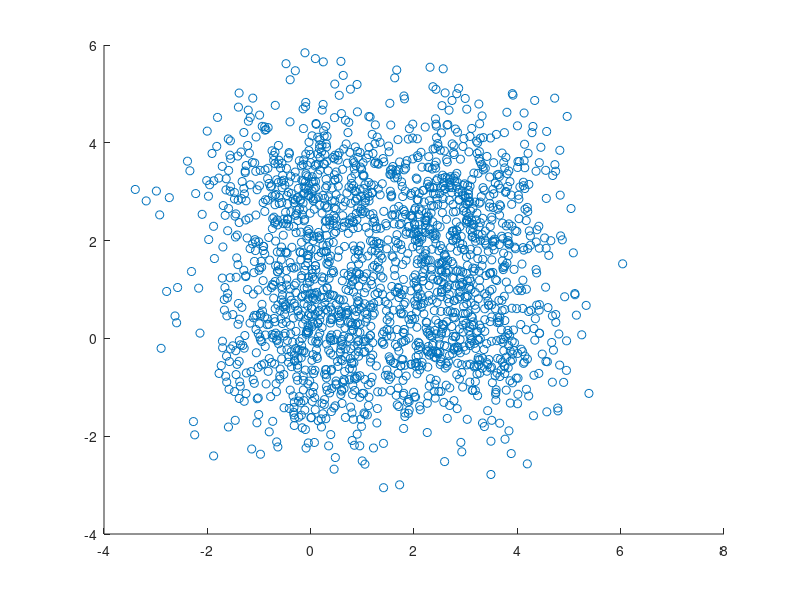

Recreate this plot in MATLAB. (Note: this script raises an error after producing the figure.)
%
%
%
%  Test the data density plot
%
%

clear all;
close all;
clc;

x = randn(2048, 1);
y = randn(2048, 1);
x(1:512) = x(1:512) + 2.75;
x(1537:2048) = x(1537:2048) + 2.75;
y(1025:2048) = y(1025:2048) + 2.75;

% On scatter plot you probably can't see the data density
scatter(x, y);
% On data density plot the structure should be visible
DataDensityPlot(x, y, 32);
